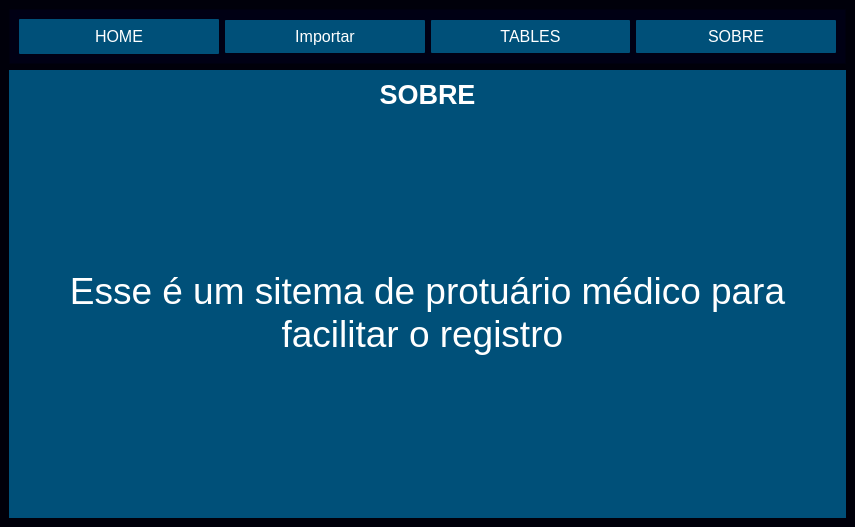
<?xml version="1.0" encoding="UTF-8"?>
<ui version="4.0">
 <class>MainWindow</class>
 <widget class="QMainWindow" name="MainWindow">
  <property name="geometry">
   <rect>
    <x>0</x>
    <y>0</y>
    <width>855</width>
    <height>527</height>
   </rect>
  </property>
  <property name="windowTitle">
   <string>MainWindow</string>
  </property>
  <property name="styleSheet">
   <string notr="true">background-color: rgb(0, 0,10);</string>
  </property>
  <widget class="QWidget" name="centralwidget">
   <layout class="QVBoxLayout" name="verticalLayout_2">
    <item>
     <widget class="QFrame" name="frame">
      <property name="styleSheet">
       <string notr="true">background-color: rgb(0, 0, 20);
</string>
      </property>
      <property name="frameShape">
       <enum>QFrame::StyledPanel</enum>
      </property>
      <property name="frameShadow">
       <enum>QFrame::Raised</enum>
      </property>
      <layout class="QHBoxLayout" name="horizontalLayout">
       <item>
        <widget class="QPushButton" name="btn_home">
         <property name="sizePolicy">
          <sizepolicy hsizetype="Preferred" vsizetype="Preferred">
           <horstretch>0</horstretch>
           <verstretch>0</verstretch>
          </sizepolicy>
         </property>
         <property name="minimumSize">
          <size>
           <width>0</width>
           <height>35</height>
          </size>
         </property>
         <property name="styleSheet">
          <string notr="true">QPushButton{
	color: rgb(255, 255, 255);
	 border-radius: 1px;
	 font-size: 16px;
	 background-color: rgb(0, 80, 121);
}

QPushButton:hover{background-color: #fff; color:black}
</string>
         </property>
         <property name="text">
          <string>HOME</string>
         </property>
        </widget>
       </item>
       <item>
        <widget class="QPushButton" name="btn_pg_import">
         <property name="minimumSize">
          <size>
           <width>0</width>
           <height>33</height>
          </size>
         </property>
         <property name="cursor">
          <cursorShape>PointingHandCursor</cursorShape>
         </property>
         <property name="styleSheet">
          <string notr="true">QPushButton{
	color: rgb(255, 255, 255);
	 border-radius: 1px;
	 font-size: 16px;
	 background-color: rgb(0, 80, 121);
}

QPushButton:hover{background-color: #fff; color:black}
</string>
         </property>
         <property name="text">
          <string>Importar</string>
         </property>
        </widget>
       </item>
       <item>
        <widget class="QPushButton" name="btn_tables">
         <property name="minimumSize">
          <size>
           <width>0</width>
           <height>33</height>
          </size>
         </property>
         <property name="styleSheet">
          <string notr="true">QPushButton{
	color: rgb(255, 255, 255);
	 border-radius: 1px;
	 font-size: 16px;
	 background-color: rgb(0, 80, 121);
}

QPushButton:hover{background-color: #fff; color:black}
</string>
         </property>
         <property name="text">
          <string>TABLES</string>
         </property>
        </widget>
       </item>
       <item>
        <widget class="QPushButton" name="btn_sobre">
         <property name="minimumSize">
          <size>
           <width>0</width>
           <height>33</height>
          </size>
         </property>
         <property name="styleSheet">
          <string notr="true">QPushButton{
	color: rgb(255, 255, 255);
	 border-radius: 1px;
	 font-size: 16px;
	 background-color: rgb(0, 80, 121);
}

QPushButton:hover{background-color: #fff; color:black}
</string>
         </property>
         <property name="text">
          <string>SOBRE</string>
         </property>
        </widget>
       </item>
      </layout>
     </widget>
    </item>
    <item>
     <widget class="QStackedWidget" name="Pages">
      <property name="styleSheet">
       <string notr="true">background-color: rgb(0, 80, 121);</string>
      </property>
      <property name="currentIndex">
       <number>5</number>
      </property>
      <widget class="QWidget" name="pg_table">
       <layout class="QVBoxLayout" name="verticalLayout_8">
        <item>
         <widget class="QTabWidget" name="tabWidget">
          <property name="currentIndex">
           <number>0</number>
          </property>
          <widget class="QWidget" name="tables">
           <attribute name="title">
            <string>Base</string>
           </attribute>
           <layout class="QVBoxLayout" name="verticalLayout_7">
            <item>
             <layout class="QHBoxLayout" name="horizontalLayout_3">
              <item>
               <layout class="QVBoxLayout" name="verticalLayout_6">
                <item>
                 <layout class="QVBoxLayout" name="verticalLayout_5">
                  <item>
                   <widget class="QLabel" name="label_3">
                    <property name="text">
                     <string>&lt;html&gt;&lt;head/&gt;&lt;body&gt;&lt;p align=&quot;center&quot;&gt;&lt;span style=&quot; font-size:12pt; font-weight:600; color:#ffffff;&quot;&gt;Estoque&lt;/span&gt;&lt;/p&gt;&lt;/body&gt;&lt;/html&gt;</string>
                    </property>
                   </widget>
                  </item>
                  <item>
                   <widget class="QTreeWidget" name="tw_estoque">
                    <property name="styleSheet">
                     <string notr="true"/>
                    </property>
                    <property name="alternatingRowColors">
                     <bool>false</bool>
                    </property>
                    <column>
                     <property name="text">
                      <string>Paciente</string>
                     </property>
                    </column>
                    <column>
                     <property name="text">
                      <string>CPF</string>
                     </property>
                    </column>
                    <column>
                     <property name="text">
                      <string>Data Entrada</string>
                     </property>
                    </column>
                    <column>
                     <property name="text">
                      <string>Procedimentos</string>
                     </property>
                    </column>
                    <column>
                     <property name="text">
                      <string>Endereço</string>
                     </property>
                    </column>
                    <column>
                     <property name="text">
                      <string>RG</string>
                     </property>
                    </column>
                    <column>
                     <property name="text">
                      <string>Especialista</string>
                     </property>
                    </column>
                    <column>
                     <property name="text">
                      <string>Périodo no hospital</string>
                     </property>
                    </column>
                    <column>
                     <property name="text">
                      <string>Custo</string>
                     </property>
                    </column>
                    <column>
                     <property name="text">
                      <string>Usuário</string>
                     </property>
                    </column>
                   </widget>
                  </item>
                 </layout>
                </item>
                <item>
                 <layout class="QVBoxLayout" name="verticalLayout_4">
                  <item>
                   <widget class="QLabel" name="label_2">
                    <property name="text">
                     <string>&lt;html&gt;&lt;head/&gt;&lt;body&gt;&lt;p align=&quot;center&quot;&gt;&lt;span style=&quot; font-size:12pt; font-weight:600; color:#ffffff;&quot;&gt;Saída&lt;/span&gt;&lt;/p&gt;&lt;/body&gt;&lt;/html&gt;</string>
                    </property>
                   </widget>
                  </item>
                  <item>
                   <widget class="QTreeWidget" name="tw_saida">
                    <property name="styleSheet">
                     <string notr="true"/>
                    </property>
                    <column>
                     <property name="text">
                      <string>Paciente</string>
                     </property>
                    </column>
                    <column>
                     <property name="text">
                      <string>Procedimento</string>
                     </property>
                    </column>
                    <column>
                     <property name="text">
                      <string>Especialista</string>
                     </property>
                    </column>
                    <column>
                     <property name="text">
                      <string>Custo</string>
                     </property>
                    </column>
                    <column>
                     <property name="text">
                      <string>Usuário</string>
                     </property>
                    </column>
                   </widget>
                  </item>
                 </layout>
                </item>
               </layout>
              </item>
              <item>
               <widget class="QFrame" name="frame_2">
                <property name="sizePolicy">
                 <sizepolicy hsizetype="Fixed" vsizetype="Preferred">
                  <horstretch>0</horstretch>
                  <verstretch>0</verstretch>
                 </sizepolicy>
                </property>
                <property name="frameShape">
                 <enum>QFrame::StyledPanel</enum>
                </property>
                <property name="frameShadow">
                 <enum>QFrame::Raised</enum>
                </property>
                <layout class="QVBoxLayout" name="verticalLayout_3">
                 <item>
                  <widget class="QPushButton" name="btn_gerar">
                   <property name="minimumSize">
                    <size>
                     <width>100</width>
                     <height>27</height>
                    </size>
                   </property>
                   <property name="cursor">
                    <cursorShape>PointingHandCursor</cursorShape>
                   </property>
                   <property name="styleSheet">
                    <string notr="true">QPushButton{
	color: rgb(0,0,10);
    border-radius: 10px; 
	font-size: 16px; 
	background-color: #fff;
;}

QPushButton:hover{
	
	background-color: rgb(170, 255, 255);
	 color:black
}
</string>
                   </property>
                   <property name="text">
                    <string>Gerar saída</string>
                   </property>
                  </widget>
                 </item>
                 <item>
                  <widget class="QPushButton" name="btn_estorno">
                   <property name="minimumSize">
                    <size>
                     <width>100</width>
                     <height>27</height>
                    </size>
                   </property>
                   <property name="cursor">
                    <cursorShape>PointingHandCursor</cursorShape>
                   </property>
                   <property name="styleSheet">
                    <string notr="true">QPushButton{
	color: rgb(0,0,10);
    border-radius: 10px; 
	font-size: 16px; 
	background-color: #fff;
;}

QPushButton:hover{
	
	background-color: rgb(170, 255, 255);
	 color:black
}

</string>
                   </property>
                   <property name="text">
                    <string>Estorno</string>
                   </property>
                  </widget>
                 </item>
                 <item>
                  <widget class="QPushButton" name="btn_">
                   <property name="minimumSize">
                    <size>
                     <width>100</width>
                     <height>27</height>
                    </size>
                   </property>
                   <property name="cursor">
                    <cursorShape>PointingHandCursor</cursorShape>
                   </property>
                   <property name="styleSheet">
                    <string notr="true">QPushButton{
	color: rgb(0,0,10);
    border-radius: 10px;
	 font-size: 16px; 
	background-color: #fff;
;}

QPushButton:hover{
	background-color: #fff;
	 color:black
}</string>
                   </property>
                   <property name="text">
                    <string/>
                   </property>
                  </widget>
                 </item>
                 <item>
                  <spacer name="verticalSpacer">
                   <property name="orientation">
                    <enum>Qt::Vertical</enum>
                   </property>
                   <property name="sizeHint" stdset="0">
                    <size>
                     <width>20</width>
                     <height>40</height>
                    </size>
                   </property>
                  </spacer>
                 </item>
                </layout>
               </widget>
              </item>
             </layout>
            </item>
           </layout>
          </widget>
          <widget class="QWidget" name="tab_2">
           <attribute name="title">
            <string>GERAL</string>
           </attribute>
           <layout class="QVBoxLayout" name="verticalLayout_10">
            <item>
             <widget class="QLabel" name="label_17">
              <property name="font">
               <font>
                <pointsize>20</pointsize>
                <weight>75</weight>
                <bold>true</bold>
               </font>
              </property>
              <property name="styleSheet">
               <string notr="true">color: rgb(255, 255, 255);</string>
              </property>
              <property name="text">
               <string>GERAL</string>
              </property>
              <property name="alignment">
               <set>Qt::AlignCenter</set>
              </property>
             </widget>
            </item>
            <item>
             <layout class="QHBoxLayout" name="horizontalLayout_4">
              <item>
               <widget class="QPushButton" name="btn_chart">
                <property name="minimumSize">
                 <size>
                  <width>123</width>
                  <height>28</height>
                 </size>
                </property>
                <property name="sizeIncrement">
                 <size>
                  <width>0</width>
                  <height>0</height>
                 </size>
                </property>
                <property name="cursor">
                 <cursorShape>PointingHandCursor</cursorShape>
                </property>
                <property name="styleSheet">
                 <string notr="true">QPushButton{
	color: rgb(0,0,10);
    border-radius: 10px; 
	font-size: 16px; 
	background-color: #fff;
;}

QPushButton:hover{
	
	background-color: rgb(170, 255, 255);
	 color:black
}

</string>
                </property>
                <property name="text">
                 <string>Gerar Gráfico</string>
                </property>
               </widget>
              </item>
              <item>
               <widget class="QPushButton" name="btn_excel">
                <property name="minimumSize">
                 <size>
                  <width>123</width>
                  <height>28</height>
                 </size>
                </property>
                <property name="sizeIncrement">
                 <size>
                  <width>0</width>
                  <height>0</height>
                 </size>
                </property>
                <property name="cursor">
                 <cursorShape>PointingHandCursor</cursorShape>
                </property>
                <property name="styleSheet">
                 <string notr="true">QPushButton{
	color: rgb(0,0,10);
    border-radius: 10px; 
	font-size: 16px; 
	background-color: #fff;
;}

QPushButton:hover{
	
	background-color: rgb(170, 255, 255);
	 color:black
}

</string>
                </property>
                <property name="text">
                 <string>Gerar Excel</string>
                </property>
               </widget>
              </item>
             </layout>
            </item>
            <item>
             <widget class="QLineEdit" name="txt_search">
              <property name="font">
               <font>
                <pointsize>11</pointsize>
               </font>
              </property>
              <property name="styleSheet">
               <string notr="true">color: rgb(255, 255, 255);</string>
              </property>
              <property name="alignment">
               <set>Qt::AlignCenter</set>
              </property>
              <property name="placeholderText">
               <string>Filtro</string>
              </property>
             </widget>
            </item>
            <item>
             <widget class="QTableView" name="tb_geral"/>
            </item>
           </layout>
          </widget>
         </widget>
        </item>
       </layout>
      </widget>
      <widget class="QWidget" name="pg_home">
       <layout class="QVBoxLayout" name="verticalLayout">
        <item>
         <widget class="QLabel" name="label">
          <property name="styleSheet">
           <string notr="true"> background-color: rgb(0, 80, 121);

</string>
          </property>
          <property name="text">
           <string>&lt;html&gt;&lt;head/&gt;&lt;body&gt;&lt;p align=&quot;center&quot;&gt;&lt;span style=&quot; font-size:48pt; color:#ffffff;&quot;&gt;CHART SYSTEM&lt;/span&gt;&lt;/p&gt;&lt;p align=&quot;center&quot;&gt;&lt;span style=&quot; color:#ffffff;&quot;&gt;&lt;br/&gt;&lt;/span&gt;&lt;/p&gt;&lt;/body&gt;&lt;/html&gt;</string>
          </property>
         </widget>
        </item>
        <item>
         <widget class="QPushButton" name="btn_pg_cadastro">
          <property name="minimumSize">
           <size>
            <width>0</width>
            <height>33</height>
           </size>
          </property>
          <property name="font">
           <font>
            <pointsize>10</pointsize>
           </font>
          </property>
          <property name="cursor">
           <cursorShape>PointingHandCursor</cursorShape>
          </property>
          <property name="styleSheet">
           <string notr="true">QPushButton{color:#fff;}

QPushButton:hover{
	background-color:  rgb(255, 255, 255);
 	color:black
 }</string>
          </property>
          <property name="text">
           <string>Cadastrar Usuário</string>
          </property>
         </widget>
        </item>
       </layout>
      </widget>
      <widget class="QWidget" name="pg_import">
       <layout class="QVBoxLayout" name="verticalLayout_11">
        <item>
         <widget class="QLabel" name="label_18">
          <property name="font">
           <font>
            <pointsize>20</pointsize>
            <weight>75</weight>
            <bold>true</bold>
           </font>
          </property>
          <property name="styleSheet">
           <string notr="true">color: rgb(255, 255, 255);</string>
          </property>
          <property name="text">
           <string>IMPORTAR XML</string>
          </property>
          <property name="alignment">
           <set>Qt::AlignCenter</set>
          </property>
         </widget>
        </item>
        <item>
         <layout class="QHBoxLayout" name="horizontalLayout_2">
          <item>
           <widget class="QLineEdit" name="txt_file">
            <property name="minimumSize">
             <size>
              <width>0</width>
              <height>28</height>
             </size>
            </property>
            <property name="font">
             <font>
              <pointsize>11</pointsize>
             </font>
            </property>
            <property name="styleSheet">
             <string notr="true">color: rgb(255, 255, 255);</string>
            </property>
            <property name="alignment">
             <set>Qt::AlignCenter</set>
            </property>
            <property name="placeholderText">
             <string>Seleciona a pasta com os arquivos XML ---&gt;</string>
            </property>
           </widget>
          </item>
          <item>
           <widget class="QPushButton" name="btn_open">
            <property name="minimumSize">
             <size>
              <width>123</width>
              <height>28</height>
             </size>
            </property>
            <property name="sizeIncrement">
             <size>
              <width>0</width>
              <height>0</height>
             </size>
            </property>
            <property name="cursor">
             <cursorShape>PointingHandCursor</cursorShape>
            </property>
            <property name="styleSheet">
             <string notr="true">QPushButton{
	color: rgb(0,0,10);
    border-top-right-radius:15px;
	font-size: 16px; 
	background-color: #fff;
;}

QPushButton:hover{
	
	background-color: rgb(170, 255, 255);
	 color:black
}

</string>
            </property>
            <property name="text">
             <string>Abrir</string>
            </property>
           </widget>
          </item>
         </layout>
        </item>
        <item>
         <layout class="QHBoxLayout" name="horizontalLayout_11">
          <item>
           <widget class="QLabel" name="label_4">
            <property name="text">
             <string/>
            </property>
           </widget>
          </item>
          <item>
           <widget class="QPushButton" name="btn_import">
            <property name="minimumSize">
             <size>
              <width>123</width>
              <height>28</height>
             </size>
            </property>
            <property name="sizeIncrement">
             <size>
              <width>0</width>
              <height>0</height>
             </size>
            </property>
            <property name="cursor">
             <cursorShape>PointingHandCursor</cursorShape>
            </property>
            <property name="styleSheet">
             <string notr="true">QPushButton{
	color: rgb(0,0,10);
    border-radius: 10px; 
	font-size: 16px; 
	background-color: #fff;
;}

QPushButton:hover{
	
	background-color: rgb(170, 255, 255);
	 color:black
}

</string>
            </property>
            <property name="text">
             <string>IMPORTAR</string>
            </property>
           </widget>
          </item>
          <item>
           <widget class="QLabel" name="label_5">
            <property name="text">
             <string/>
            </property>
           </widget>
          </item>
         </layout>
        </item>
        <item>
         <widget class="QProgressBar" name="progressBar">
          <property name="styleSheet">
           <string notr="true">QProgressBar{	background-color: rgba(0, 0, 0,0.1);
                    	color: rgb(255, 255, 255);
                		border-style: none;
                		text-align: center;
                		border-radius:10px;
                
                }
 
               
QProgressBar::chunk{ background-color: qlineargradient(spread:pad, x1:0, y1:0, x2:1, y2:1, stop:0 rgba(6, 75, 149, 255), stop:1 rgba(72, 130, 157, 255));
                				border-radius:10px;
                                }</string>
          </property>
          <property name="value">
           <number>0</number>
          </property>
         </widget>
        </item>
       </layout>
      </widget>
      <widget class="QWidget" name="pg_cadastro">
       <layout class="QVBoxLayout" name="verticalLayout_9">
        <item>
         <widget class="QLabel" name="label_14">
          <property name="font">
           <font>
            <pointsize>20</pointsize>
            <weight>75</weight>
            <bold>true</bold>
           </font>
          </property>
          <property name="styleSheet">
           <string notr="true">color: rgb(255, 255, 255);</string>
          </property>
          <property name="text">
           <string>Tela de cadastro</string>
          </property>
          <property name="alignment">
           <set>Qt::AlignCenter</set>
          </property>
         </widget>
        </item>
        <item>
         <widget class="QLabel" name="label_6">
          <property name="font">
           <font>
            <pointsize>10</pointsize>
           </font>
          </property>
          <property name="text">
           <string>&lt;html&gt;&lt;head/&gt;&lt;body&gt;&lt;p align=&quot;center&quot;&gt;&lt;img src=&quot;_imgs/user.png&quot;/&gt;&lt;/p&gt;&lt;p align=&quot;center&quot;&gt;&lt;span style=&quot; font-size:14pt; font-weight:600; color:#ffffff;&quot;&gt;CADASTRAR USUÁRIO&lt;/span&gt;&lt;/p&gt;&lt;/body&gt;&lt;/html&gt;</string>
          </property>
          <property name="alignment">
           <set>Qt::AlignCenter</set>
          </property>
         </widget>
        </item>
        <item>
         <layout class="QHBoxLayout" name="horizontalLayout_8">
          <property name="leftMargin">
           <number>50</number>
          </property>
          <item>
           <widget class="QLabel" name="label_7">
            <property name="sizePolicy">
             <sizepolicy hsizetype="Preferred" vsizetype="Preferred">
              <horstretch>0</horstretch>
              <verstretch>0</verstretch>
             </sizepolicy>
            </property>
            <property name="text">
             <string>&lt;html&gt;&lt;head/&gt;&lt;body&gt;&lt;p&gt;&lt;span style=&quot; font-size:12pt; font-weight:600; color:#ffffff;&quot;&gt;Nome:&lt;/span&gt;&lt;/p&gt;&lt;/body&gt;&lt;/html&gt;</string>
            </property>
           </widget>
          </item>
          <item>
           <widget class="QLineEdit" name="txt_nome">
            <property name="sizePolicy">
             <sizepolicy hsizetype="Expanding" vsizetype="Fixed">
              <horstretch>0</horstretch>
              <verstretch>0</verstretch>
             </sizepolicy>
            </property>
            <property name="styleSheet">
             <string notr="true">color:rgba(211, 239, 251,1);
border-bottom:1px solid white;
border-radius: None;
background-color:rgba(85, 115, 155,0.1);
font-family:Trebuchet MS; 
font-size:21px;</string>
            </property>
           </widget>
          </item>
         </layout>
        </item>
        <item>
         <layout class="QHBoxLayout" name="horizontalLayout_7">
          <property name="leftMargin">
           <number>50</number>
          </property>
          <item>
           <widget class="QLabel" name="label_8">
            <property name="text">
             <string>&lt;html&gt;&lt;head/&gt;&lt;body&gt;&lt;p&gt;&lt;span style=&quot; font-size:12pt; font-weight:600; color:#ffffff;&quot;&gt;Usuário&lt;/span&gt;&lt;/p&gt;&lt;/body&gt;&lt;/html&gt;</string>
            </property>
           </widget>
          </item>
          <item>
           <widget class="QLineEdit" name="txt_usuario">
            <property name="styleSheet">
             <string notr="true">color:rgba(211, 239, 251,1);
border-bottom:1px solid white;
border-radius: None;
background-color:rgba(85, 115, 155,0.1);
font-family:Trebuchet MS; 
font-size:21px;</string>
            </property>
           </widget>
          </item>
         </layout>
        </item>
        <item>
         <layout class="QHBoxLayout" name="horizontalLayout_6">
          <property name="leftMargin">
           <number>50</number>
          </property>
          <item>
           <widget class="QLabel" name="label_9">
            <property name="text">
             <string>&lt;html&gt;&lt;head/&gt;&lt;body&gt;&lt;p&gt;&lt;span style=&quot; font-size:12pt; font-weight:600; color:#ffffff;&quot;&gt;Senha:&lt;/span&gt;&lt;/p&gt;&lt;/body&gt;&lt;/html&gt;</string>
            </property>
           </widget>
          </item>
          <item>
           <widget class="QLineEdit" name="txt_senha">
            <property name="styleSheet">
             <string notr="true">color:rgba(211, 239, 251,1);
border-bottom:1px solid white;
border-radius: None;
background-color:rgba(85, 115, 155,0.1);
font-family:Trebuchet MS; 
font-size:21px;</string>
            </property>
            <property name="echoMode">
             <enum>QLineEdit::Password</enum>
            </property>
           </widget>
          </item>
         </layout>
        </item>
        <item>
         <layout class="QHBoxLayout" name="horizontalLayout_5">
          <property name="leftMargin">
           <number>50</number>
          </property>
          <item>
           <widget class="QLabel" name="label_10">
            <property name="text">
             <string>&lt;html&gt;&lt;head/&gt;&lt;body&gt;&lt;p&gt;&lt;span style=&quot; font-size:12pt; font-weight:600; color:#ffffff;&quot;&gt;Senha:&lt;/span&gt;&lt;/p&gt;&lt;/body&gt;&lt;/html&gt;</string>
            </property>
           </widget>
          </item>
          <item>
           <widget class="QLineEdit" name="txt_senha_2">
            <property name="styleSheet">
             <string notr="true">color:rgba(211, 239, 251,1);
border-bottom:1px solid white;
border-radius: None;
background-color:rgba(85, 115, 155,0.1);
font-family:Trebuchet MS; 
font-size:21px;</string>
            </property>
            <property name="echoMode">
             <enum>QLineEdit::Password</enum>
            </property>
           </widget>
          </item>
         </layout>
        </item>
        <item>
         <layout class="QHBoxLayout" name="horizontalLayout_9">
          <property name="leftMargin">
           <number>50</number>
          </property>
          <item>
           <widget class="QLabel" name="label_11">
            <property name="text">
             <string>&lt;html&gt;&lt;head/&gt;&lt;body&gt;&lt;p&gt;&lt;span style=&quot; font-size:12pt; font-weight:600; color:#ffffff;&quot;&gt;Perfil:&lt;/span&gt;&lt;/p&gt;&lt;/body&gt;&lt;/html&gt;</string>
            </property>
           </widget>
          </item>
          <item>
           <widget class="QComboBox" name="cb_perfil">
            <property name="sizePolicy">
             <sizepolicy hsizetype="Expanding" vsizetype="Fixed">
              <horstretch>0</horstretch>
              <verstretch>0</verstretch>
             </sizepolicy>
            </property>
            <property name="font">
             <font>
              <pointsize>12</pointsize>
             </font>
            </property>
            <property name="styleSheet">
             <string notr="true">color: rgb(255, 255, 255);</string>
            </property>
            <item>
             <property name="text">
              <string>Usuário</string>
             </property>
            </item>
            <item>
             <property name="text">
              <string>Administrador</string>
             </property>
            </item>
           </widget>
          </item>
         </layout>
        </item>
        <item>
         <layout class="QHBoxLayout" name="horizontalLayout_10">
          <item>
           <widget class="QLabel" name="label_12">
            <property name="text">
             <string/>
            </property>
           </widget>
          </item>
          <item>
           <widget class="QPushButton" name="btn_cadastrar">
            <property name="minimumSize">
             <size>
              <width>0</width>
              <height>35</height>
             </size>
            </property>
            <property name="styleSheet">
             <string notr="true">QPushButton{
	color: rgb(0,0,10);
    border-radius: 10px; 
	font-size: 16px; 
	background-color: #fff;
;}

QPushButton:hover{
	
	background-color: rgb(170, 255, 255);
	 color:black
}

</string>
            </property>
            <property name="text">
             <string>Cadastrar</string>
            </property>
           </widget>
          </item>
          <item>
           <widget class="QLabel" name="label_13">
            <property name="text">
             <string/>
            </property>
           </widget>
          </item>
         </layout>
        </item>
       </layout>
      </widget>
      <widget class="QWidget" name="pg_contato">
       <layout class="QVBoxLayout" name="verticalLayout_12">
        <item>
         <layout class="QHBoxLayout" name="horizontalLayout_17"/>
        </item>
       </layout>
      </widget>
      <widget class="QWidget" name="pg_sobre">
       <layout class="QVBoxLayout" name="verticalLayout_13">
        <item>
         <widget class="QLabel" name="label_16">
          <property name="font">
           <font>
            <pointsize>20</pointsize>
            <weight>75</weight>
            <bold>true</bold>
           </font>
          </property>
          <property name="styleSheet">
           <string notr="true">color: rgb(255, 255, 255);</string>
          </property>
          <property name="text">
           <string>SOBRE</string>
          </property>
          <property name="alignment">
           <set>Qt::AlignCenter</set>
          </property>
         </widget>
        </item>
        <item>
         <spacer name="verticalSpacer_2">
          <property name="orientation">
           <enum>Qt::Vertical</enum>
          </property>
          <property name="sizeHint" stdset="0">
           <size>
            <width>20</width>
            <height>40</height>
           </size>
          </property>
         </spacer>
        </item>
        <item>
         <widget class="QLabel" name="label_23">
          <property name="text">
           <string>&lt;html&gt;&lt;head/&gt;&lt;body&gt;&lt;p align=&quot;center&quot;&gt;&lt;span style=&quot; font-size:28pt; color:#ffffff;&quot;&gt;Esse é um sitema de protuário médico para facilitar o registro &lt;/span&gt;&lt;/p&gt;&lt;/body&gt;&lt;/html&gt;</string>
          </property>
          <property name="wordWrap">
           <bool>true</bool>
          </property>
         </widget>
        </item>
        <item>
         <spacer name="verticalSpacer_3">
          <property name="orientation">
           <enum>Qt::Vertical</enum>
          </property>
          <property name="sizeHint" stdset="0">
           <size>
            <width>20</width>
            <height>40</height>
           </size>
          </property>
         </spacer>
        </item>
       </layout>
      </widget>
     </widget>
    </item>
   </layout>
  </widget>
 </widget>
 <resources/>
 <connections/>
</ui>
